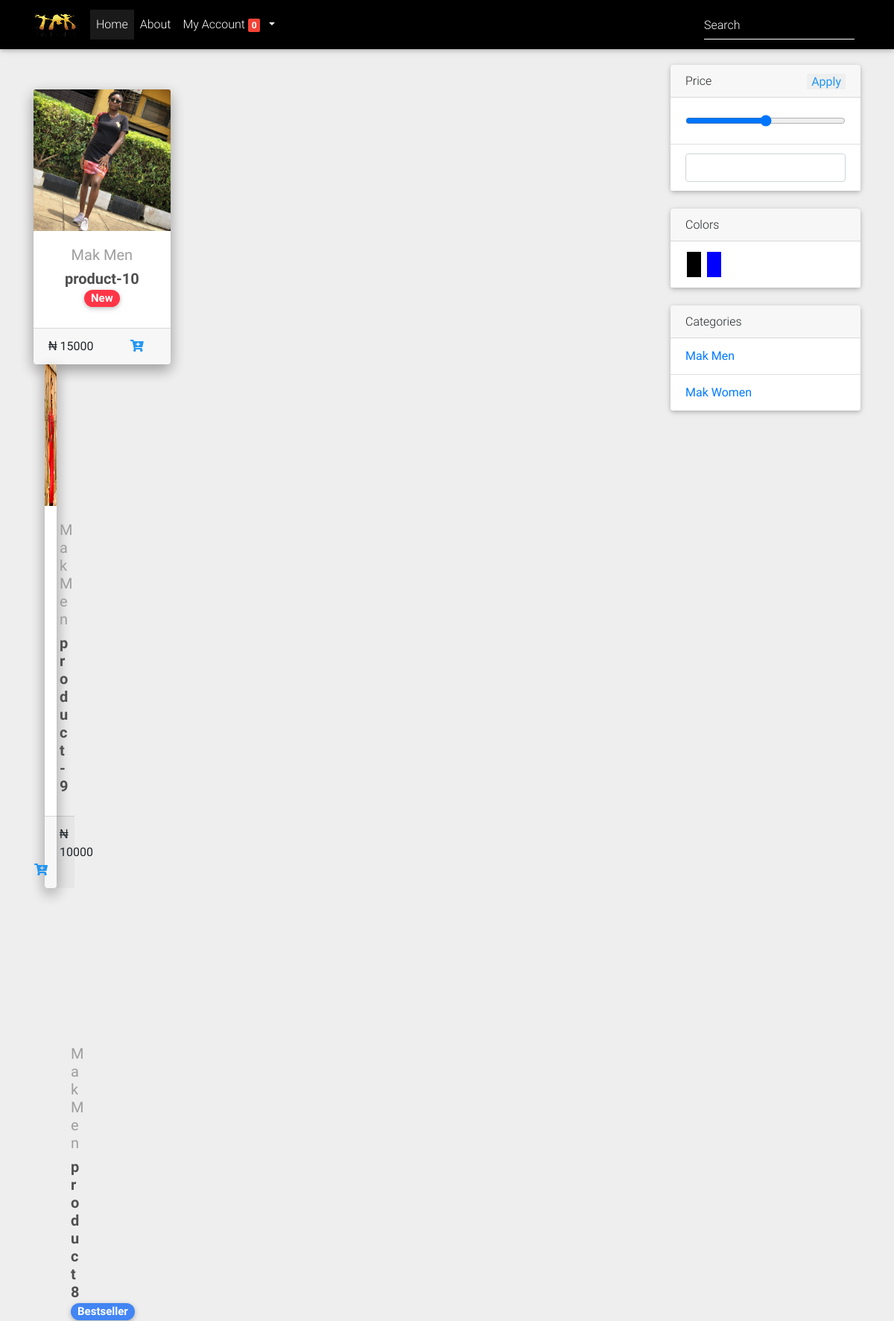
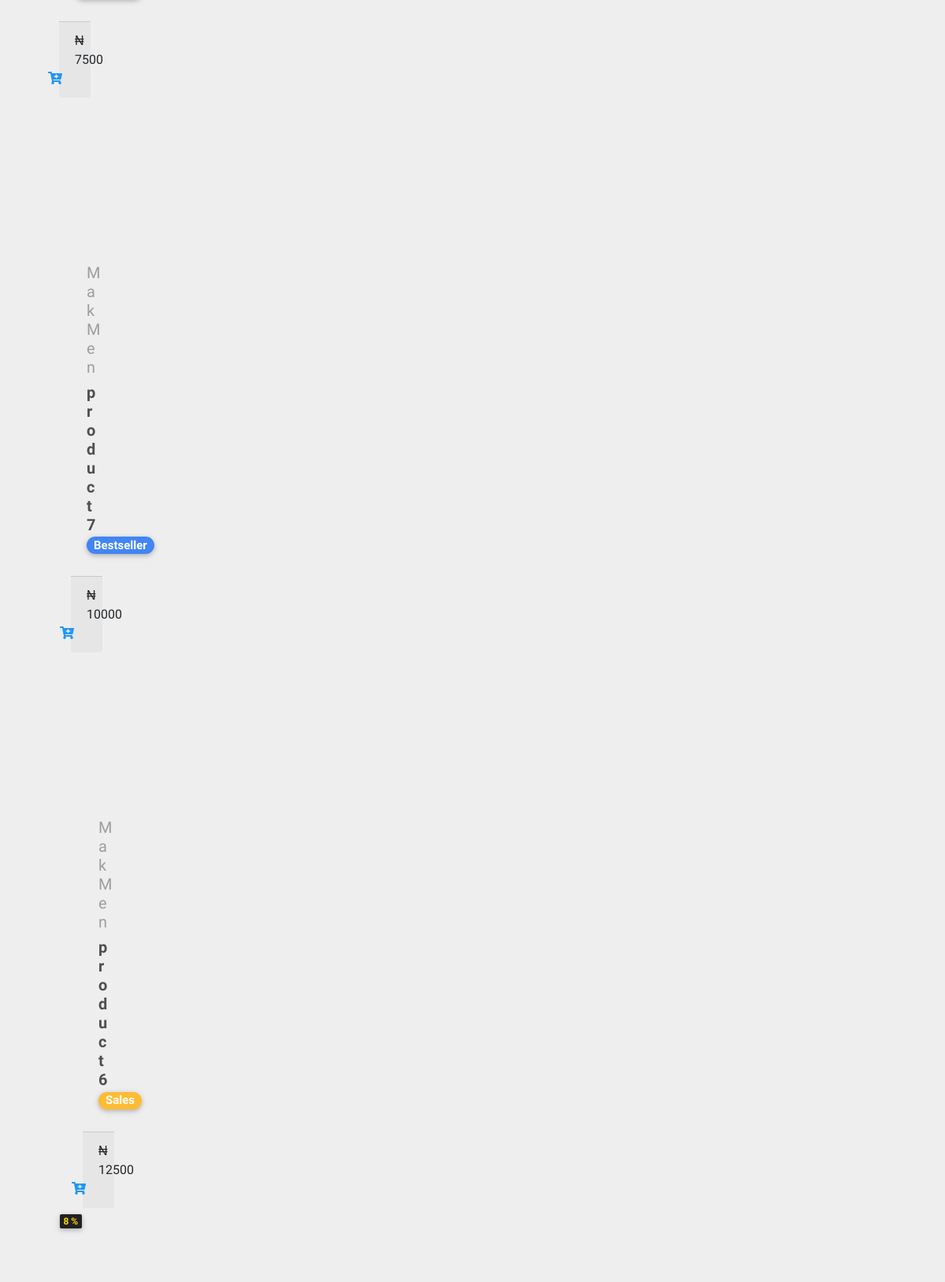
Page /product-category/Mak-men (upper part) on the committed database (2 pictures, top to bottom).
### core/models.py (models this page shows, shortened)
class Color(models.Model):
    title=models.CharField(max_length=100)
    color_code=models.CharField(max_length=100)
    class Meta:
        verbose_name_plural='4. Colors'

class Category(models.Model):
    title=models.CharField(max_length=100)
    image=models.ImageField(upload_to="cat_imgs/")
    slug = models.SlugField()
    class Meta:
        verbose_name_plural='2. Categories'
    def __str__(self):
        return self.title
    def get_absolute_url(self):
        return reverse("core:category_detail", args=[self.slug])

class Product(models.Model):
    title=models.CharField(max_length=200)
    slug=models.CharField(max_length=400)
    detail=models.TextField()
    specs=models.TextField()
    category=models.ForeignKey(Category,on_delete=models.CASCADE)
    status=models.BooleanField(default=True)
    color=models.ForeignKey(Color,on_delete=models.CASCADE)
    size=models.ForeignKey(Size,on_delete=models.CASCADE)
    price=models.PositiveIntegerField(default=0)
    image=models.ImageField(upload_to="product_imgs/")
    label = models.CharField(choices=LABEL_CHOICES,max_length=2,null=True,blank=True)
    label_text = models.CharField(choices=text_label,max_length=10,null=True,blank=True)
    discount_price = models.PositiveIntegerField(null=True,blank=True)
    class Meta:
        verbose_name_plural='6. Products'
    def get_absolute_url(self):
        return reverse("core:product_detail", kwargs={"slug": self.slug})
    def get_add_to_cart_url(self):
        return reverse('core:add_to_cart', kwargs={'slug': self.slug})
    def get_discount(self):
        y = 100 * ( self.price - self.discount_price) / self.price
        x = math.floor(y)
        return x

### core/views.py (the view)
# urls.py: path('product-category/<slug:category_slug>',views.category,name='category_detail'),
def category(request,category_slug):
    categorys = Category.objects.all().order_by('title')
    colors=Color.objects.all().order_by('-id')
    sizes=Size.objects.all().order_by('title')
    category = None
    minprice = 500
    maxprice = request.GET.get('maxPrice')
    color=request.GET.get('color')
    if category_slug:
        category = get_object_or_404(categorys,slug=category_slug)
        item = Product.objects.filter(category=category).order_by('-id')
        itemfilter=item.filter( Q(price__range=(minprice,maxprice))|
                            Q(discount_price__range=(minprice,maxprice))
                            )
        if color:
            itemfilter=item.filter(color__id__in=color)
    page = request.GET.get('page', 1)
    if itemfilter:
        paginator = Paginator(itemfilter, 12)
        try:
            page_obj = paginator.page(page)
        except PageNotAnInteger:
            page_obj = paginator.page(1)
        except EmptyPage:
            page_obj = paginator.page(paginator.num_pages)
    else:
        paginator = Paginator(item, 12)
        try:
            page_obj = paginator.page(page)
        except PageNotAnInteger:
            page_obj = paginator.page(1)
        except EmptyPage:
            page_obj = paginator.page(paginator.num_pages)
    return render(request,'core/shop.html',{   'category':category,
                                                'page_obj':page_obj,
                                                    'categorys' : categorys,
                                                    'colors':colors,
                                                    'sizes':sizes
                                                    } )

### core/templatetags/cart_template_tags.py (called while the page is built)
@register.filter
def cart_item_count(user):
    if user.is_authenticated:
        qs = Order.objects.filter(user=user, ordered=False)
        if qs.exists():
            return qs[0].items.count()
    return 0

### core/Template/core/shop.html (shortened to what this page needs)
{% extends 'base.html' %}
{% load i18n %}
{% block 'content' %}
<main class="container my-4">
	<div class="row">
		<div class="col-md-3 order-2">
			{% include 'include/filter.html' %}
		</div>
		<div class="col-md-9 order-1">
			<div class="row pt-5 mt-5">
                {% if query %}
                    {% if results %}
                        {% for product in results  %}
                        {% include 'include/product.html' %}
                        {% endfor %}
                    {% else %}
                        <p class="h2 text-dark center">Products Not Avialable</p>
                    {% endif %}
                {% else %}
                    {% for product in page_obj %}
                        {% include 'include/product.html' %}
                    {% endfor %}
                {% endif %}
			</div>
		</div>
	</div>
</main>
{% endblock 'content' %}

### core/Template/include/filter.html (shortened to what this page needs)
{% load static %}
			<h3 class="mb-4 border-bottom pb-1">Filters</h3>
			<div class="card mb-4">
				<form action="{% if category %} {% url 'core:category_detail' category.slug %}{%endif%}" method="get">
				<h6 class="card-header">Price <input class="float-right border-0 blue-text" type="submit" value="Apply"></h6>
				<div class="list-group list-group-flush">
					<li class="list-group-item">
						<input class="form-control" type="range" value="{{minMaxPrice.price__min}}"
						 max=100000 min=500 id="rangeInput" oninput="maxPrice.value=this.value" />
					</li>
					<li class="list-group-item">
						 <input type="number" value="{{minMaxPrice.price__min}}"
						max={{minMaxPrice.price__max}} min={{minMaxPrice.price__min}}
						name="maxPrice"
						class="form-control" id="maxPrice"
						onkeyup="rangeInput.value=this.value" id="maxPrice" />
					</li>
				</div>
			</form>
			</div>
			<div class="card mb-4">
				<form action="{% if category %} {% url 'core:category_detail' category.slug %}{%endif%}" method="get">
				<h6 class="card-header">Colors   </h6>
				<div class="list-group list-group-flush">
					<div class=" list-group-item ">
						{% for color in colors %}
							<input class="filter-checkbox"
							 type="submit" name="color" value="{{color.id}}" for="check"
							 style="
							 border: 0;
							 color:{{color.color_code}};
							 cursor: pointer;
							  padding: 5px;
							  margin:2px;
							  background-color: {{color.color_code}}; ">
						{% endfor %}
					</div>
				</form>
				</div>
			</div>
			<div class="card mb-4">
				<h6 class="card-header">Categories</h6>
				<div class="list-group list-group-flush">
					{% for cat in categorys %}
					<li class="list-group-item">
						<a href="{{cat.get_absolute_url}}" class="filter-checkbox" id="cat" data-filter="category" type="checkbox" >{{cat.title}}</a>
					</li>
					{% endfor %}
				</div>
			</div>

### core/Template/include/product.html (shortened to what this page needs)
<div class=" col-md-3 mb-4">
    <div class=" card shadow z-depth-2">
      <div class="view overlay  zoom">
        <img src="{{product.image.url}}" height="190" class="card-img-top"
          alt="">
      </div>
      <div class="card-body text-center">
        {% if product.discount_price %}
    <a href="">
        <span class="top-right badge badge-dark" >
          <span style="color: gold;">{{product.get_discount}} %</span>
           </span>
    </a>
    {%endif %}
        <a href="{{product.category.get_absolute_url}}" class="grey-text">
          <h5>{{product.category}}</h5>
        </a>
        <h5>
          <strong>
            <a href="{{product.get_absolute_url}}" class="dark-grey-text">{{product.title}}
              {% if product.label_text %}
              <span class="badge badge-pill bg-{{product.get_label_display}} ">
                {{product.label_text}}
              </span>
              {%else%}
              <span class=""> <br></span>
              {% endif %}
            </a>
          </strong>
        </h5>
      </div>
      <div class="card-footer ">
        <span class="float-left">
          {% if product.discount_price %}&#8358; {{product.price}} <br>
          <span class="text-muted">&#8358; {{product.discount_price}}</span>
          {% else%}
          &#8358; {{product.price}}
          {% endif%}
        </span>
        <div class=" float-right ">
          <a  href="{{product.get_add_to_cart_url}}" data-product="{{product.id}}">
            <i class=" fa fa-cart-plus blue-text mr-3 "></i></a>
      </div>
    </div>
  </div>

### Static/css/style.css (style rules this page uses)
html, body, .view { height: 100%; }

### core/Template/base.html (style rules this page uses)
html, body, header, .carousel { height: 50vh; }
.top-right { position: absolute; top: 8px; right: 16px; }

### rows in the picture
Color: color "2"
Color: color "1"
Category: title "Mak Men"
Category: title "Mak Women"
Product: image (picture), category "Mak Men", title "product-10", label_text "New", price "15000"
Product: image (picture), category "Mak Men", title "product-9", price "10000"
Product: category "Mak Men", title "product 8", label_text "Bestseller", price "7500"
Product: category "Mak Men", title "product 7", label_text "Bestseller", price "10000"
Product: category "Mak Men", title "product 6", label_text "Sales", price "12500"
Product: get_discount "8"

### other values in the picture
{{ request.user|cart_item_count }} "0"
